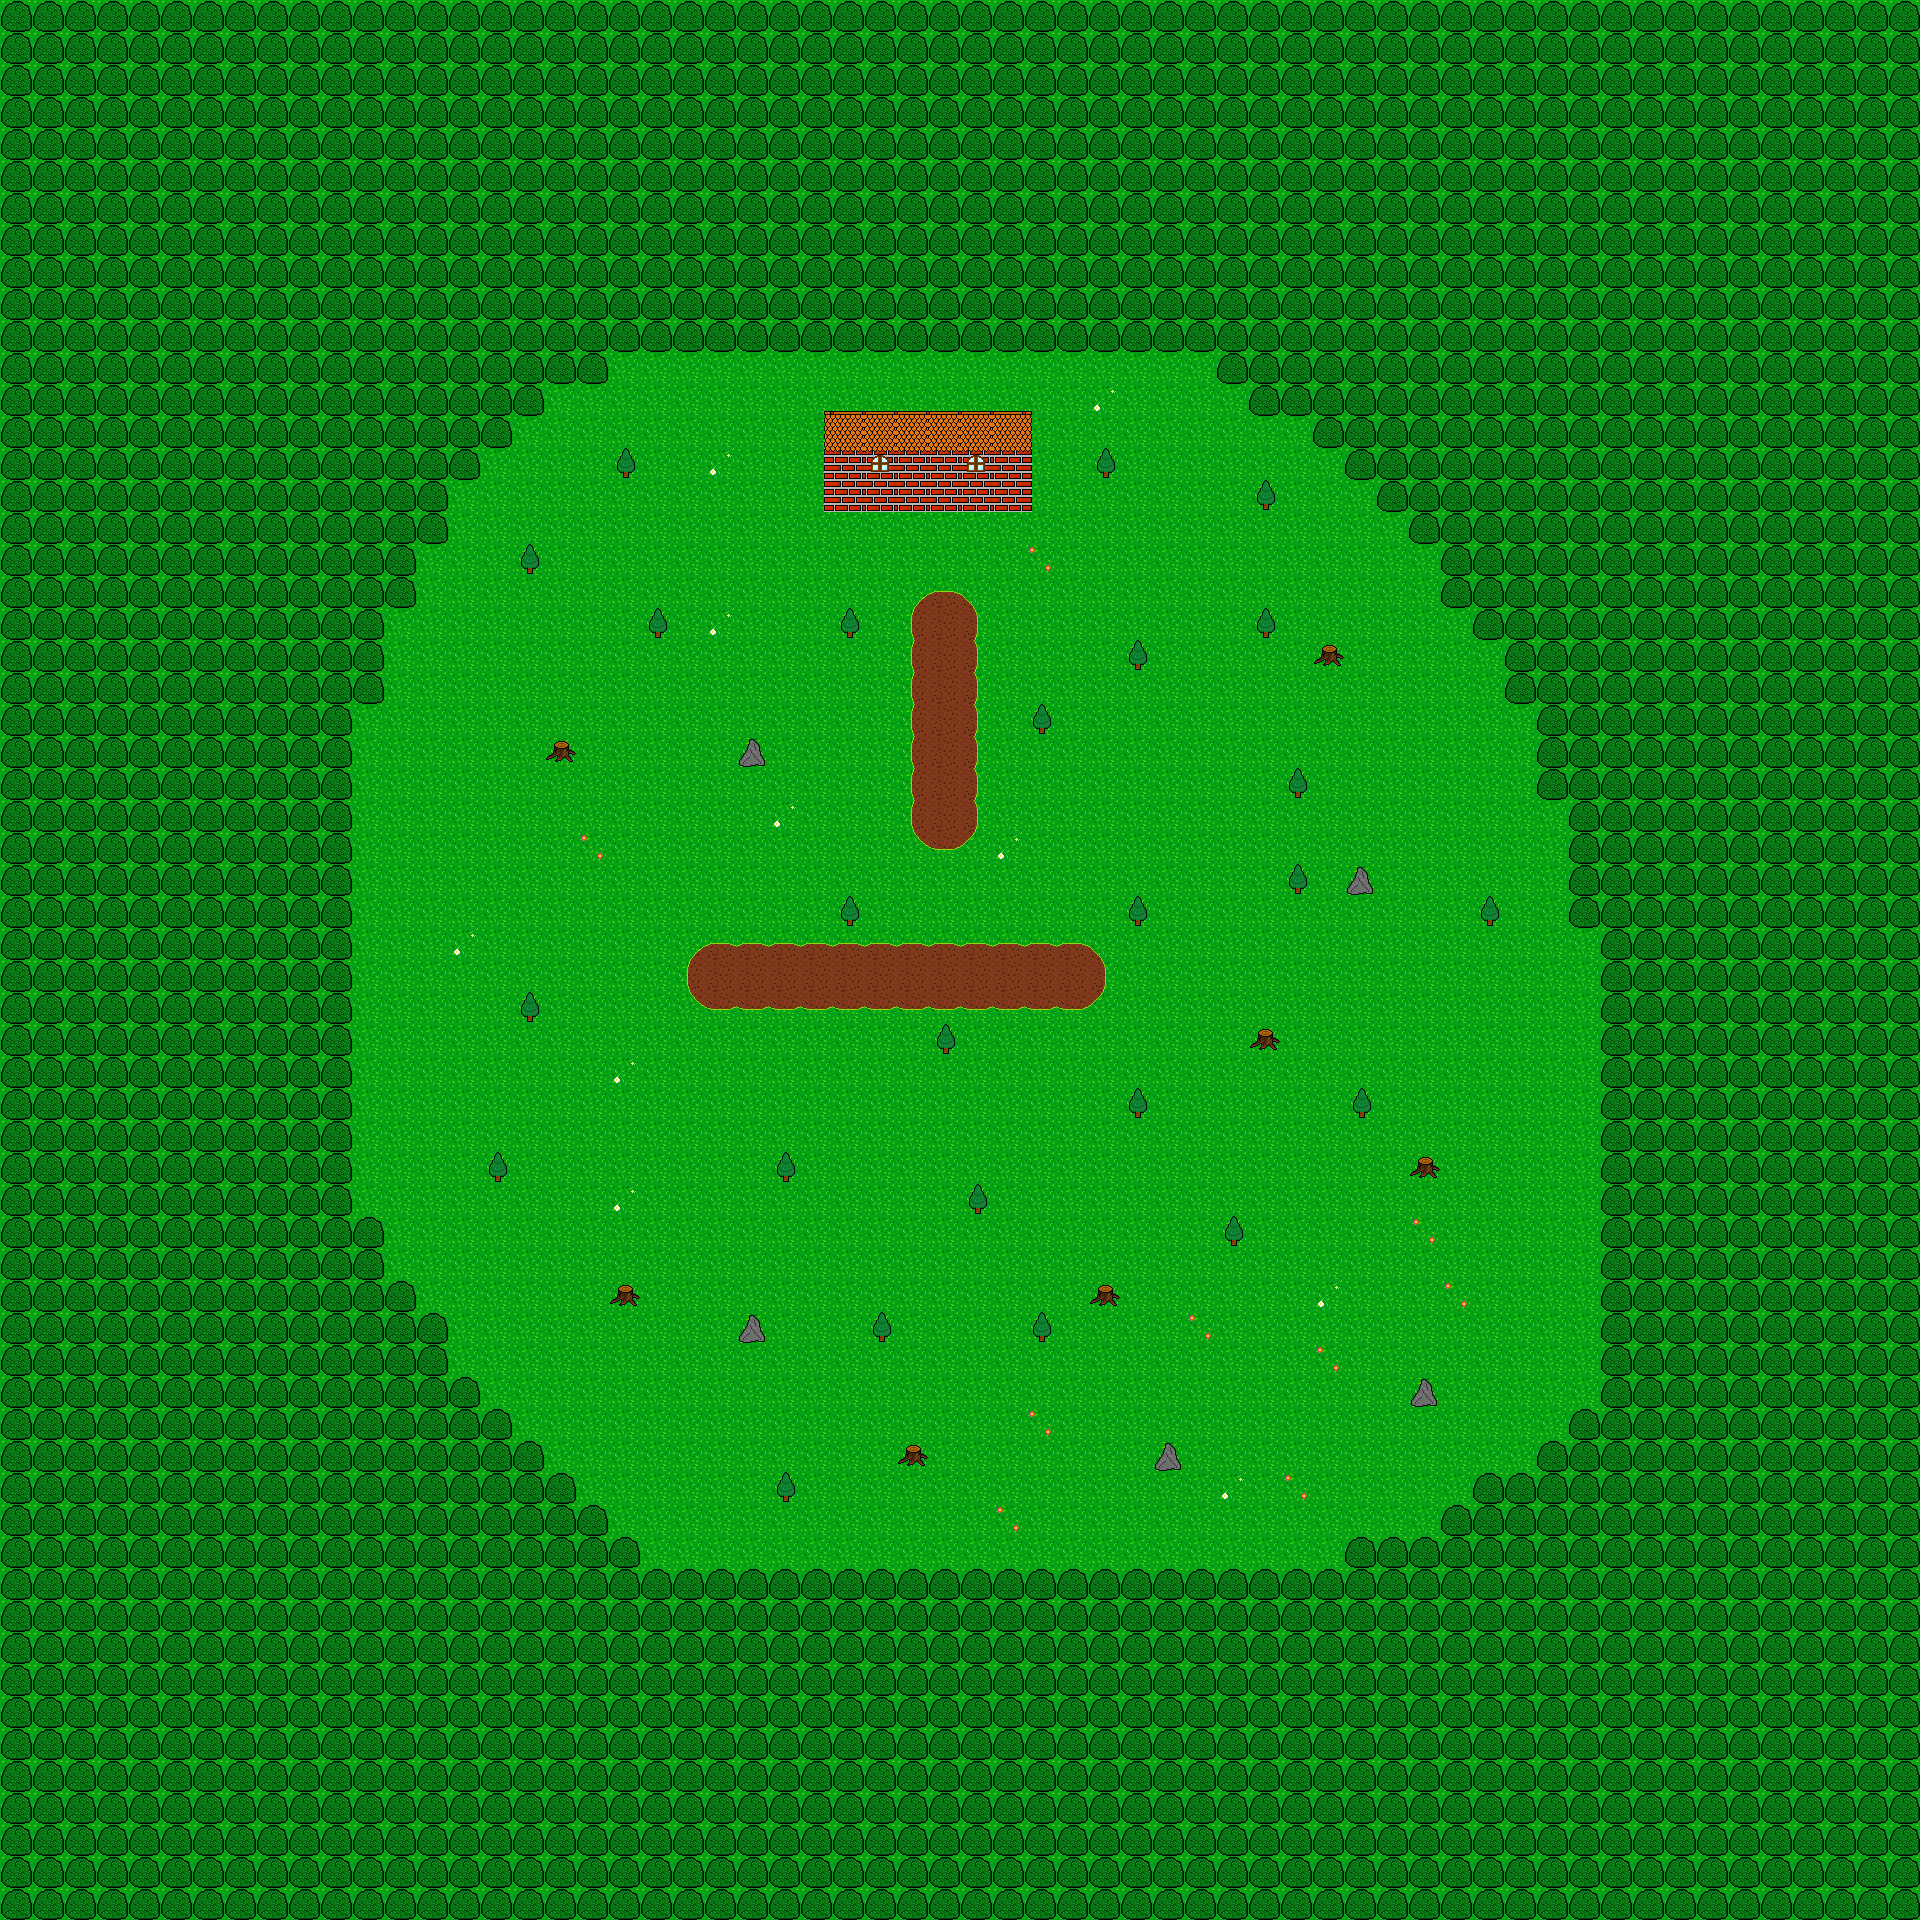

The image is a tile-based game level rendered from a .tmx file. Its description and source (layers, tilesets, objects; grid data summarised) follow:
An orthogonal 60x60 tile map with 32x32 px tiles, 3 tile layers (Background, Ground, Decoration) and 71 objects.

<map version="1.0" tiledversion="1.0.1" orientation="orthogonal" renderorder="left-down" width="60" height="60" tilewidth="32" tileheight="32" nextobjectid="82">
 <tileset firstgid="1" name="tileset1" tilewidth="32" tileheight="32" tilecount="256" columns="16">
  <image source="tileset1.png" width="512" height="512" />
 </tileset>
 <layer name="Background" width="60" height="60">
  <data>[3600 cells, 3600 non-empty, 2 distinct tile ids]</data>
 </layer>
 <layer name="Ground" width="60" height="60">
  <data>[3600 cells, 2459 non-empty, 17 distinct tile ids]</data>
 </layer>
 <layer name="Decoration" width="60" height="60">
  <data>[3600 cells, 58 non-empty, 11 distinct tile ids]</data>
 </layer>
 <objectgroup name="MAP_COLLISION">
  <object id="2" x="832" y="608" width="32" height="32" />
  <object id="3" x="640" y="608" width="32" height="32" />
  <object id="4" x="512" y="544" width="32" height="32" />
  <object id="5" x="608" y="448" width="32" height="32" />
  <object id="6" x="1088" y="448" width="32" height="32" />
  <object id="7" x="1248" y="480" width="32" height="32" />
  <object id="8" x="1248" y="608" width="32" height="32" />
  <object id="9" x="1120" y="640" width="32" height="32" />
  <object id="10" x="1024" y="704" width="32" height="32" />
  <object id="11" x="736" y="736" width="32" height="32" />
  <object id="12" x="512" y="992" width="32" height="32" />
  <object id="13" x="832" y="896" width="32" height="32" />
  <object id="14" x="928" y="1024" width="32" height="32" />
  <object id="15" x="768" y="1152" width="32" height="32" />
  <object id="16" x="480" y="1152" width="32" height="32" />
  <object id="17" x="736" y="1312" width="32" height="32" />
  <object id="18" x="864" y="1312" width="32" height="32" />
  <object id="19" x="960" y="1184" width="32" height="32" />
  <object id="20" x="1120" y="1088" width="32" height="32" />
  <object id="21" x="1120" y="896" width="32" height="32" />
  <object id="22" x="1280" y="768" width="32" height="32" />
  <object id="23" x="1280" y="864" width="32" height="32" />
  <object id="24" x="1344" y="864" width="32" height="32" />
  <object id="25" x="1472" y="896" width="32" height="32" />
  <object id="26" x="1344" y="1088" width="32" height="32" />
  <object id="27" x="1216" y="1216" width="32" height="32" />
  <object id="28" x="1024" y="1312" width="32" height="32" />
  <object id="29" x="768" y="1472" width="32" height="32" />
  <object id="30" x="1152" y="1440" width="32" height="32" />
  <object id="31" x="1408" y="1376" width="32" height="32" />
  <object id="33" x="390" y="242" width="1528" height="110" />
  <object id="34" x="1600" y="352" width="192" height="1568" />
  <object id="35" x="0" y="1568" width="1600" height="96" />
  <object id="36" x="160" y="0" width="192" height="1568" />
  <object id="41" x="352" y="352" width="128" height="128" />
  <object id="42" x="480" y="352" width="64" height="64" />
  <object id="43" x="352" y="480" width="96" height="64" />
  <object id="44" x="352" y="544" width="64" height="64" />
  <object id="45" x="352" y="608" width="32" height="96" />
  <object id="46" x="480" y="416" width="32" height="32" />
  <object id="47" x="544" y="352" width="64" height="32" />
  <object id="48" x="1408" y="352" width="192" height="192" />
  <object id="49" x="1440" y="544" width="160" height="64" />
  <object id="50" x="1472" y="608" width="128" height="32" />
  <object id="51" x="1504" y="640" width="96" height="64" />
  <object id="52" x="1536" y="704" width="64" height="96" />
  <object id="53" x="1568" y="800" width="32" height="128" />
  <object id="54" x="1248" y="352" width="160" height="64" />
  <object id="55" x="1344" y="416" width="64" height="64" />
  <object id="56" x="1376" y="480" width="32" height="32" />
  <object id="57" x="1312" y="416" width="32" height="32" />
  <object id="59" x="1216" y="352" width="32" height="32" />
  <object id="60" x="352" y="1408" width="160" height="160" />
  <object id="61" x="512" y="1472" width="64" height="96" />
  <object id="62" x="352" y="1312" width="96" height="96" />
  <object id="63" x="448" y="1376" width="32" height="32" />
  <object id="64" x="352" y="1280" width="64" height="32" />
  <object id="65" x="352" y="1216" width="32" height="64" />
  <object id="66" x="512" y="1440" width="32" height="32" />
  <object id="67" x="576" y="1504" width="32" height="64" />
  <object id="68" x="608" y="1536" width="32" height="32" />
  <object id="69" x="1472" y="1472" width="128" height="96" />
  <object id="70" x="1344" y="1536" width="128" height="32" />
  <object id="71" x="1440" y="1504" width="32" height="32" />
  <object id="72" x="1536" y="1440" width="64" height="32" />
  <object id="73" x="1568" y="1408" width="32" height="32" />
  <object id="75" x="1025" y="411" width="6" height="101" />
  <object id="76" x="824" y="411" width="206" height="7" />
  <object id="79" x="824" y="413" width="10" height="99" />
  <object id="80" x="832" y="480" width="96" height="32" />
  <object id="81" x="960" y="480" width="64" height="32" />
 </objectgroup>
</map>
